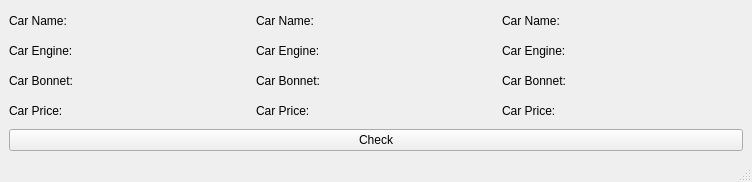
<?xml version="1.0" encoding="UTF-8"?>
<ui version="4.0">
 <class>MainWindow</class>
 <widget class="QMainWindow" name="MainWindow">
  <property name="geometry">
   <rect>
    <x>0</x>
    <y>0</y>
    <width>752</width>
    <height>182</height>
   </rect>
  </property>
  <property name="windowTitle">
   <string>MainWindow</string>
  </property>
  <widget class="QWidget" name="centralwidget">
   <layout class="QVBoxLayout" name="verticalLayout_4">
    <item>
     <layout class="QGridLayout" name="gridLayout">
      <item row="0" column="0">
       <layout class="QVBoxLayout" name="verticalLayout">
        <item>
         <widget class="QLabel" name="carName">
          <property name="text">
           <string>Car Name: </string>
          </property>
         </widget>
        </item>
        <item>
         <widget class="QLabel" name="carEngine">
          <property name="text">
           <string>Car Engine: </string>
          </property>
         </widget>
        </item>
        <item>
         <widget class="QLabel" name="carBonnet">
          <property name="text">
           <string>Car Bonnet:</string>
          </property>
         </widget>
        </item>
        <item>
         <widget class="QLabel" name="carPrice">
          <property name="text">
           <string>Car Price:</string>
          </property>
         </widget>
        </item>
       </layout>
      </item>
      <item row="0" column="1">
       <layout class="QVBoxLayout" name="verticalLayout_2">
        <item>
         <widget class="QLabel" name="carName_2">
          <property name="text">
           <string>Car Name: </string>
          </property>
         </widget>
        </item>
        <item>
         <widget class="QLabel" name="carEngine_2">
          <property name="text">
           <string>Car Engine: </string>
          </property>
         </widget>
        </item>
        <item>
         <widget class="QLabel" name="carBonnet_2">
          <property name="text">
           <string>Car Bonnet:</string>
          </property>
         </widget>
        </item>
        <item>
         <widget class="QLabel" name="carPrice_2">
          <property name="text">
           <string>Car Price:</string>
          </property>
         </widget>
        </item>
       </layout>
      </item>
      <item row="0" column="2">
       <layout class="QVBoxLayout" name="verticalLayout_3">
        <item>
         <widget class="QLabel" name="carName_3">
          <property name="text">
           <string>Car Name: </string>
          </property>
         </widget>
        </item>
        <item>
         <widget class="QLabel" name="carEngine_3">
          <property name="text">
           <string>Car Engine: </string>
          </property>
         </widget>
        </item>
        <item>
         <widget class="QLabel" name="carBonnet_3">
          <property name="text">
           <string>Car Bonnet:</string>
          </property>
         </widget>
        </item>
        <item>
         <widget class="QLabel" name="carPrice_3">
          <property name="text">
           <string>Car Price:</string>
          </property>
         </widget>
        </item>
       </layout>
      </item>
      <item row="1" column="0" colspan="3">
       <widget class="QPushButton" name="pushButton">
        <property name="text">
         <string>Check</string>
        </property>
       </widget>
      </item>
     </layout>
    </item>
   </layout>
  </widget>
  <widget class="QMenuBar" name="menubar">
   <property name="geometry">
    <rect>
     <x>0</x>
     <y>0</y>
     <width>752</width>
     <height>21</height>
    </rect>
   </property>
  </widget>
  <widget class="QStatusBar" name="statusbar"/>
 </widget>
 <resources/>
 <connections/>
</ui>
